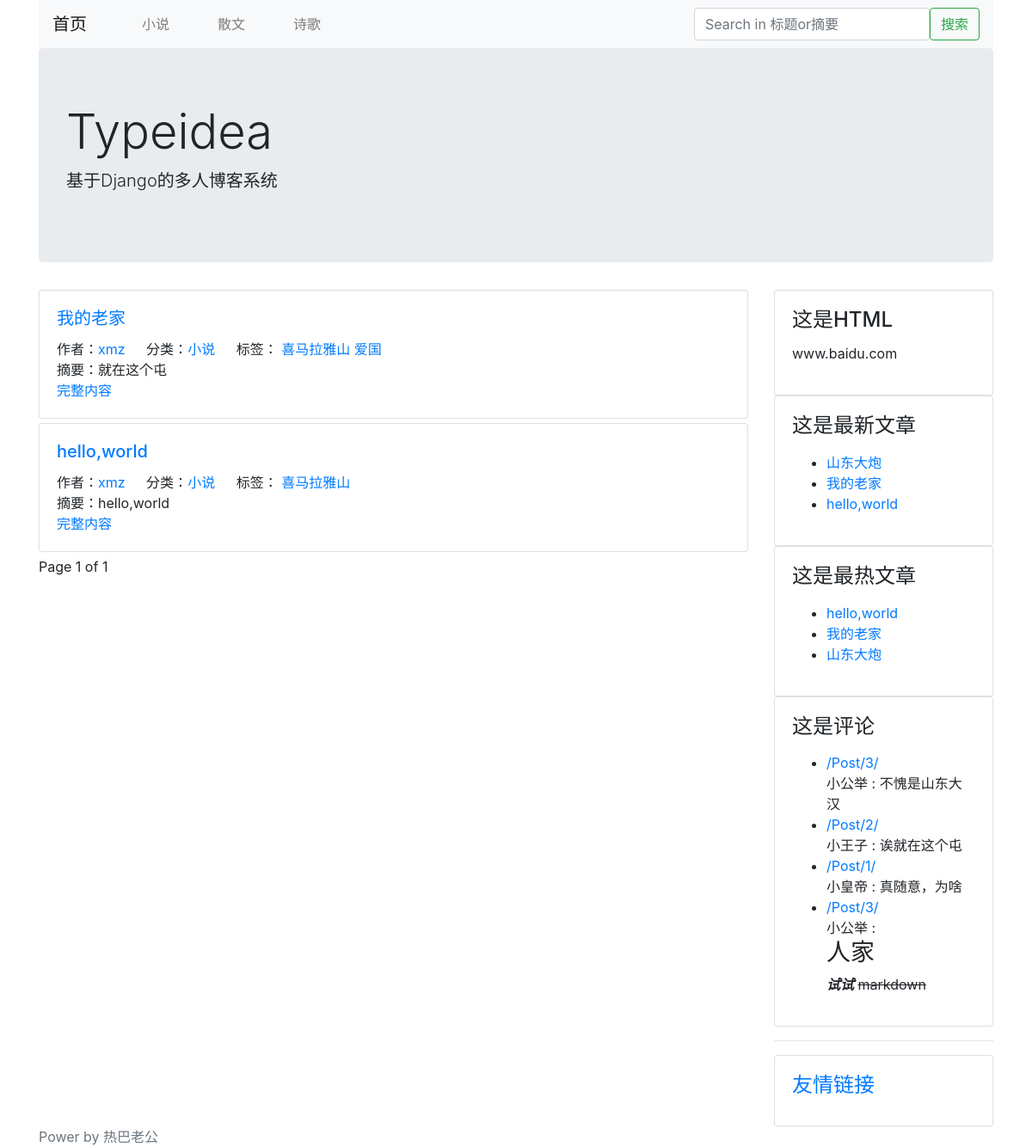
Page /category/1/ on the committed database.
### blog/models.py (models this page shows, shortened)
class Category(models.Model):
    STATUS_NORMAL = 1
    STATUS_DELETE = 0
    STATUS_ITEMS = (
        (STATUS_NORMAL, '正常'),
        (STATUS_DELETE, '删除'),
    )
    name = models.CharField(max_length=50, verbose_name="名称")
    status = models.PositiveIntegerField(default=STATUS_NORMAL, choices=STATUS_ITEMS, verbose_name="状态")
    is_nav = models.BooleanField(default=False, verbose_name="是否为导航")
    owner = models.ForeignKey(User, verbose_name="作者")
    created_time = models.DateTimeField(auto_now_add=True, verbose_name="创建时间")
    class Meta:
        verbose_name = verbose_name_plural = "分类"
    @classmethod
    def get_navs(cls):
        categories=cls.objects.filter(status=cls.STATUS_NORMAL)
        nav_categories=[]
        normal_categories=[]
        for i in categories:
            if i.is_nav:
                nav_categories.append(i)
            else:
                normal_categories.append(i)
        dict={
            'navs':nav_categories,
            'categories':normal_categories,
        }
        return dict

class Post(models.Model):
    STATUS_NORMAL = 1
    STATUS_DELETE = 0
    STATUS_DRAFT = 2
    STATUS_ITEMS = (
        (STATUS_NORMAL, '正常'),
        (STATUS_DELETE, '删除'),
        (STATUS_DRAFT, '草稿'),
    )
    title = models.CharField(max_length=255, verbose_name="标题")
    desc = models.CharField(max_length=1024, blank=True, verbose_name="摘要", help_text="可以为空")
    content = models.TextField(verbose_name="正文", help_text="正文必须为MarkDown格式")
    content_html=models.TextField(verbose_name='正文HTML代码',blank=True,editable=False)
    status = models.PositiveIntegerField(default=STATUS_NORMAL, choices=STATUS_ITEMS, verbose_name="状态")
    category = models.ForeignKey(Category, verbose_name="分类")
    tag = models.ManyToManyField(Tag, verbose_name="标签")
    owner = models.ForeignKey(User, verbose_name="作者")
    created_time = models.DateTimeField(auto_now_add=True, verbose_name="创建时间")
    pv=models.PositiveIntegerField(default=1)
    uv=models.PositiveIntegerField(default=1)
    class Meta:
        verbose_name = verbose_name_plural = "文章"
        ordering = ['-id']  # 根据id降序排列
    @classmethod
    def latest_posts(cls):
        queryset=cls.objects.filter(status=cls.STATUS_NORMAL)
        return queryset
    @classmethod
    def hot_posts(cls):
        return cls.objects.filter(status=Post.STATUS_NORMAL).order_by('-pv')

class Tag(models.Model):
    STATUS_NORMAL = 1
    STATUS_DELETE = 0
    STATUS_ITEMS = (
        (STATUS_NORMAL, '正常'),
        (STATUS_DELETE, '删除'),
    )
    name = models.CharField(max_length=10, verbose_name="名称")
    status = models.PositiveIntegerField(default=STATUS_NORMAL, choices=STATUS_ITEMS, verbose_name="状态")
    owner = models.ForeignKey(User, verbose_name="作者")
    created_time = models.DateTimeField(auto_now_add=True, verbose_name="创建时间")
    class Meta:
        verbose_name = verbose_name_plural = "标签"

### config/models.py (models this page shows, shortened)
class SideBar(models.Model):
    STATUS_SHOW = 1
    STATUS_HIDE = 0
    STATUS_ITEMS = (
        (STATUS_SHOW, "展示"),
        (STATUS_HIDE, "隐藏"),
    )
    DISPLAY_HTML = 1
    DISPLAY_LATEST = 2
    DISPLAY_HOT = 3
    DISPLAY_COMMENT = 4
    SIDE_TYPE = (
        (DISPLAY_HTML, "HTML"),
        (DISPLAY_LATEST, "最新文章"),
        (DISPLAY_HOT, "最热文章"),
        (DISPLAY_COMMENT, "最近评论"),
    )
    title = models.CharField(max_length=50, verbose_name="标题")
    display_type = models.PositiveIntegerField(default=1, choices=SIDE_TYPE, verbose_name="展示类型")
    content = models.CharField(max_length=500, blank=True, verbose_name="内容", help_text="如果设置的不是HTML类型，可为空")
    status = models.PositiveIntegerField(default=STATUS_SHOW, choices=STATUS_ITEMS, verbose_name="状态")
    owner = models.ForeignKey(User, verbose_name="作者")
    created_time = models.DateTimeField(auto_now_add=True, verbose_name="创建时间")
    class Meta:
        verbose_name = verbose_name_plural = "侧边栏"
    @classmethod
    def get_all(cls):
        return cls.objects.filter(status=SideBar.STATUS_SHOW)
    @property
    def content_html(self):
        from blog.models import Post
        from comment.models import Comment
        result = ''
        if self.display_type == self.DISPLAY_HTML:
            result = self.content
        elif self.display_type == self.DISPLAY_LATEST:
            context = {
                'posts': Post.latest_posts(),
            }
            result = render_to_string('config/blocks/sidebar_posts.html', context=context)
        elif self.display_type == self.DISPLAY_HOT:
            context = {
                'posts': Post.hot_posts(),
            }
            result = render_to_string('config/blocks/sidebar_posts.html', context=context)
        elif self.display_type == self.DISPLAY_COMMENT:
            context = {
                'comments': Comment.objects.filter(status=Comment.STATUS_NORMAL)
            }
            result = render_to_string('config/blocks/sidebar_comments.html', context=context)
        return result

### comment/models.py (models this page shows, shortened)
class Comment(models.Model):
    STATUS_NORMAL = 1
    STATUS_DELETE = 0
    STATUS_ITEMS = (
        (STATUS_NORMAL, '正常'),
        (STATUS_DELETE, '删除'),
    )
    target = models.CharField(max_length=100, verbose_name="评论目标")
    content = models.CharField(max_length=2000, verbose_name="内容")
    nickname = models.CharField(max_length=50, verbose_name="昵称")
    website = models.URLField(verbose_name="网站")
    email = models.EmailField(verbose_name="邮箱")
    status = models.PositiveIntegerField(default=STATUS_NORMAL, choices=STATUS_ITEMS, verbose_name="状态")
    created_time = models.DateTimeField(auto_now_add=True, verbose_name="创建时间")
    class Meta:
        verbose_name = verbose_name_plural = "评论"

### blog/views.py (the view)
# urls.py: url(r'^category/(?P<category_id>\d+)/$',CategoryView.as_view(),name='category-list'),
class CategoryView(IndexView):
    def get_context_data(self, **kwargs):
        context = super().get_context_data(**kwargs)
        category_id = self.kwargs.get('category_id')
        category = get_object_or_404(Category, pk=category_id)
        context.update({
            'category': category,
        })
        return context
    def get_queryset(self):
        queryset = super().get_queryset()
        category_id = self.kwargs.get('category_id')
        return queryset.filter(category_id=category_id)

### blog/views.py (called while the page is built)
    def get_context_data(self, **kwargs):
        context = super().get_context_data(**kwargs)
        context.update({
            'sidebars': SideBar.get_all(),
            'God':'热巴老公',
        })
        context.update(Category.get_navs())
        return context

### typeidea/thems/bootstrap/templates/blog/list.html (shortened to what this page needs)
{% extends "./base.html" %}
{% block main %}
    {% for post in post_list %}
    <div class="card post">
        <div class="card-body">
            <h5 class="card-title"><a href="{% url 'post-detail' post.id %}">{{ post.title }}</a> </h5>
            <span class="card-link">作者：<a href="{% url 'author-list' post.owner.id %}">{{ post.owner.username }}</a> </span>
            <span class="card-link">分类：<a href="{% url 'category-list' post.category.id %}">{{ post.category.name }}</a> </span>
            <span class="card-link">标签：
                {% for tag in post.tag.all %}
                <a href="{% url 'tag-list' tag.id %}">{{ tag.name }}</a>
                {% endfor %}
            </span>
            <p class="card-text">摘要：{{ post.desc }}
                <br>
                <a href="{% url 'post-detail' post.id %}">完整内容</a>
        </div>
    </div>
    {% endfor %}
    {% if page_obj %}
        Page {{page_obj.number }} of {{ paginator.num_pages }}
    {% endif %}
{% endblock %}

### typeidea/thems/bootstrap/templates/blog/base.html (shortened to what this page needs)
<!DOCTYPE HTML>
<html lang="en">
    <head>
        <link rel="stylesheet" href="https://cdn.bootcss.com/bootstrap/4.0.0/css/bootstrap.css">
    </head>
<body>
    <div class="container head">
        <nav class="navbar navbar-expand-lg navbar-light bg-light">
            <a class="navbar-brand" href="/">首页</a>
            <div class="collapse navbar-collapse" id="navbarSupportedContent">
                <ul class="navbar-nav mr-auto">
                    {% for cate in navs %}
                    <ul class="nav-item">
                        <a class="nav-link" href="{% url 'category-list' cate.id %}">{{ cate.name }}</a>
                    </ul>
                    {% endfor %}
                </ul>
                <form class="form-inline " action="/search/" method="GET">
                    <input class="form-control " type="search" name="keyword" placeholder="Search in 标题or摘要" aria-label="Search" value="{{ keyword }}">
                    <button class="btn btn-outline-success" type="submit">搜索</button>
                </form>
            </div>
        </nav>
        <div class="jumbotron">
            <h1 class="display-4">Typeidea</h1>
            <p class="lead">基于Django的多人博客系统</p>
        </div>
    </div>
    <div class="container main">
        <div class="row">
            <div class="col-9 post-list">
                {% block main %}
                {% endblock %}
            </div>
            <div class="col-3">
                {% block sidebar %}
                    {% for sidebar in sidebars %}
                    <div class="card sidebar">
                        <div class="card-body">
                            <h4 class="card-title">{{ sidebar.title }}</h4>
                            <p>
                                {{ sidebar.content_html }}
                            </p>
                        </div>
                    </div>
                    {% endfor %}
                {% endblock %}
                <hr/>
                <div class="card sidebar">
                    <div class="card-body">
                        <h4 class="card-title"><a href="{% url 'link-list'  %}">友情链接</a></h4>
                    </div>
                </div>
            </div>
        </div>
    </div>
<footer class="footer">
    {% block footer %}
    <div class="container power">
        <span class="text-muted" >Power by {{ God }}</span>
    </div>
    {% endblock %}
</footer>
</body>
</html>

### typeidea/thems/bootstrap/templates/config/blocks/sidebar_posts.html (shortened to what this page needs)
<!DOCTYPE html>
<html lang="en">
<head>
</head>
<body>
<ul>
    {% for post in posts %}
    <li>
        <a href="{% url 'post-detail' post.id %}">{{ post.title }}</a>
    </li>
    {% endfor %}
</ul>
</body>
</html>

### typeidea/thems/bootstrap/templates/config/blocks/sidebar_comments.html (shortened to what this page needs)
<!DOCTYPE html>
<html lang="en">
<head>
</head>
<body>
<ul>
    {% for comment in comments %}
    <li>
        <a href="{{ comment.target }}">{{ comment.target.title }}</a>
        <br/>
        {% autoescape off %}
        {{ comment.nickname }} : {{ comment.content }}
        {% endautoescape %}
    </li>
    {% endfor %}
</ul>
</body>
</html>

### typeidea/thems/bootstrap/templates/blog/base.html (style rules this page uses)
.post { margin-bottom:5px; //配置每个post卡片下面的间隔 }

### rows in the picture
Category: name "小说"
Category: name "散文"
Category: name "诗歌"
Post: title "我的老家", owner.username "xmz", category.name "小说", desc "就在这个屯"
Tag: name "喜马拉雅山"
Tag: name "爱国"
Post: title "hello,world", owner.username "xmz", category.name "小说", desc "hello,world"
SideBar: title "这是HTML", content_html "www.baidu.com"
SideBar: title "这是最新文章"
Post: title "山东大炮"
SideBar: title "这是最热文章"
SideBar: title "这是评论"
Comment: target "/Post/3/", nickname "小公举", content "不愧是山东大汉"
Comment: target "/Post/2/", nickname "小王子", content "诶就在这个屯"
Comment: target "/Post/1/", nickname "小皇帝", content "真随意，为啥"
Comment: target "/Post/3/", nickname "小公举", content "人家 试试 markdown"

### other values in the picture
{{ page_obj.number }} "1"
{{ paginator.num_pages }} "1"
{{ God }} "热巴老公"
